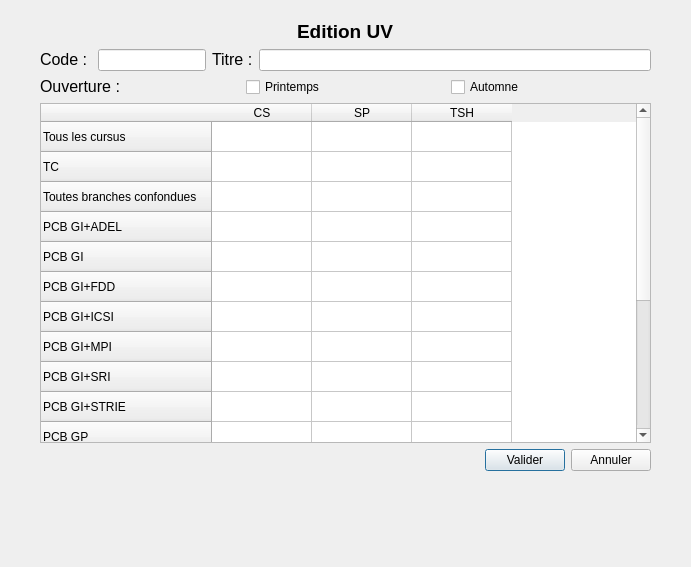
<?xml version="1.0" encoding="UTF-8"?>
<ui version="4.0">
 <class>EditerUv</class>
 <widget class="QDialog" name="EditerUv">
  <property name="geometry">
   <rect>
    <x>0</x>
    <y>0</y>
    <width>691</width>
    <height>567</height>
   </rect>
  </property>
  <property name="windowTitle">
   <string>Dialog</string>
  </property>
  <widget class="QWidget" name="verticalLayoutWidget">
   <property name="geometry">
    <rect>
     <x>40</x>
     <y>20</y>
     <width>611</width>
     <height>451</height>
    </rect>
   </property>
   <layout class="QVBoxLayout" name="verticalLayout1">
    <item alignment="Qt::AlignHCenter">
     <widget class="QLabel" name="Catalogue">
      <property name="text">
       <string>&lt;html&gt;&lt;head/&gt;&lt;body&gt;&lt;p align=&quot;center&quot;&gt;&lt;span style=&quot; font-size:14pt; font-weight:600;&quot;&gt;Edition UV&lt;/span&gt;&lt;/p&gt;&lt;/body&gt;&lt;/html&gt;</string>
      </property>
     </widget>
    </item>
    <item>
     <layout class="QFormLayout" name="formLayout">
      <property name="fieldGrowthPolicy">
       <enum>QFormLayout::AllNonFixedFieldsGrow</enum>
      </property>
     </layout>
    </item>
    <item>
     <layout class="QHBoxLayout" name="horizontalLayout1">
      <item>
       <widget class="QLabel" name="code">
        <property name="text">
         <string>&lt;html&gt;&lt;head/&gt;&lt;body&gt;&lt;p&gt;&lt;span style=&quot; font-size:12pt;&quot;&gt;Code : &lt;/span&gt;&lt;/p&gt;&lt;/body&gt;&lt;/html&gt;</string>
        </property>
       </widget>
      </item>
      <item alignment="Qt::AlignLeft">
       <widget class="QLineEdit" name="codeEdit"/>
      </item>
      <item>
       <widget class="QLabel" name="titre">
        <property name="text">
         <string>&lt;html&gt;&lt;head/&gt;&lt;body&gt;&lt;p&gt;&lt;span style=&quot; font-size:12pt;&quot;&gt;Titre :&lt;/span&gt;&lt;/p&gt;&lt;/body&gt;&lt;/html&gt;</string>
        </property>
       </widget>
      </item>
      <item>
       <widget class="QLineEdit" name="titreEdit"/>
      </item>
     </layout>
    </item>
    <item>
     <layout class="QHBoxLayout" name="horizontalLayout_3">
      <item>
       <widget class="QLabel" name="ouverture">
        <property name="text">
         <string>&lt;html&gt;&lt;head/&gt;&lt;body&gt;&lt;p&gt;&lt;span style=&quot; font-size:12pt;&quot;&gt;Ouverture : &lt;/span&gt;&lt;/p&gt;&lt;/body&gt;&lt;/html&gt;</string>
        </property>
       </widget>
      </item>
      <item>
       <widget class="QCheckBox" name="printempsBox">
        <property name="text">
         <string>Printemps</string>
        </property>
       </widget>
      </item>
      <item>
       <widget class="QCheckBox" name="automneBox">
        <property name="text">
         <string>Automne</string>
        </property>
       </widget>
      </item>
     </layout>
    </item>
    <item>
     <widget class="QTableWidget" name="tableWidget">
      <row>
       <property name="text">
        <string>Tous les cursus</string>
       </property>
      </row>
      <row>
       <property name="text">
        <string>TC</string>
       </property>
      </row>
      <row>
       <property name="text">
        <string>Toutes branches confondues</string>
       </property>
      </row>
      <row>
       <property name="text">
        <string>PCB GI+ADEL</string>
       </property>
      </row>
      <row>
       <property name="text">
        <string>PCB GI</string>
       </property>
      </row>
      <row>
       <property name="text">
        <string>PCB GI+FDD</string>
       </property>
      </row>
      <row>
       <property name="text">
        <string>PCB GI+ICSI</string>
       </property>
      </row>
      <row>
       <property name="text">
        <string>PCB GI+MPI</string>
       </property>
      </row>
      <row>
       <property name="text">
        <string>PCB GI+SRI</string>
       </property>
      </row>
      <row>
       <property name="text">
        <string>PCB GI+STRIE</string>
       </property>
      </row>
      <row>
       <property name="text">
        <string>PCB GP</string>
       </property>
      </row>
      <row>
       <property name="text">
        <string>TSH branches+TC</string>
       </property>
      </row>
      <row>
       <property name="text">
        <string>TSH branches</string>
       </property>
      </row>
      <row>
       <property name="text">
        <string>TSH [1][1]</string>
       </property>
      </row>
      <row>
       <property name="text">
        <string>TSH [2][1]</string>
       </property>
      </row>
      <row>
       <property name="text">
        <string>TSH [1][2]</string>
       </property>
      </row>
      <row>
       <property name="text">
        <string>TSH [2][2]</string>
       </property>
      </row>
      <column>
       <property name="text">
        <string>CS</string>
       </property>
      </column>
      <column>
       <property name="text">
        <string>SP</string>
       </property>
      </column>
      <column>
       <property name="text">
        <string>TSH</string>
       </property>
      </column>
     </widget>
    </item>
    <item>
     <layout class="QHBoxLayout" name="horizontalLayout_2">
      <item>
       <spacer name="horizontalSpacer">
        <property name="orientation">
         <enum>Qt::Horizontal</enum>
        </property>
        <property name="sizeHint" stdset="0">
         <size>
          <width>40</width>
          <height>20</height>
         </size>
        </property>
       </spacer>
      </item>
      <item alignment="Qt::AlignRight">
       <widget class="QPushButton" name="editer">
        <property name="text">
         <string>Valider</string>
        </property>
       </widget>
      </item>
      <item alignment="Qt::AlignLeft">
       <widget class="QPushButton" name="annuler">
        <property name="text">
         <string>Annuler</string>
        </property>
       </widget>
      </item>
     </layout>
    </item>
   </layout>
  </widget>
 </widget>
 <resources/>
 <connections/>
</ui>
